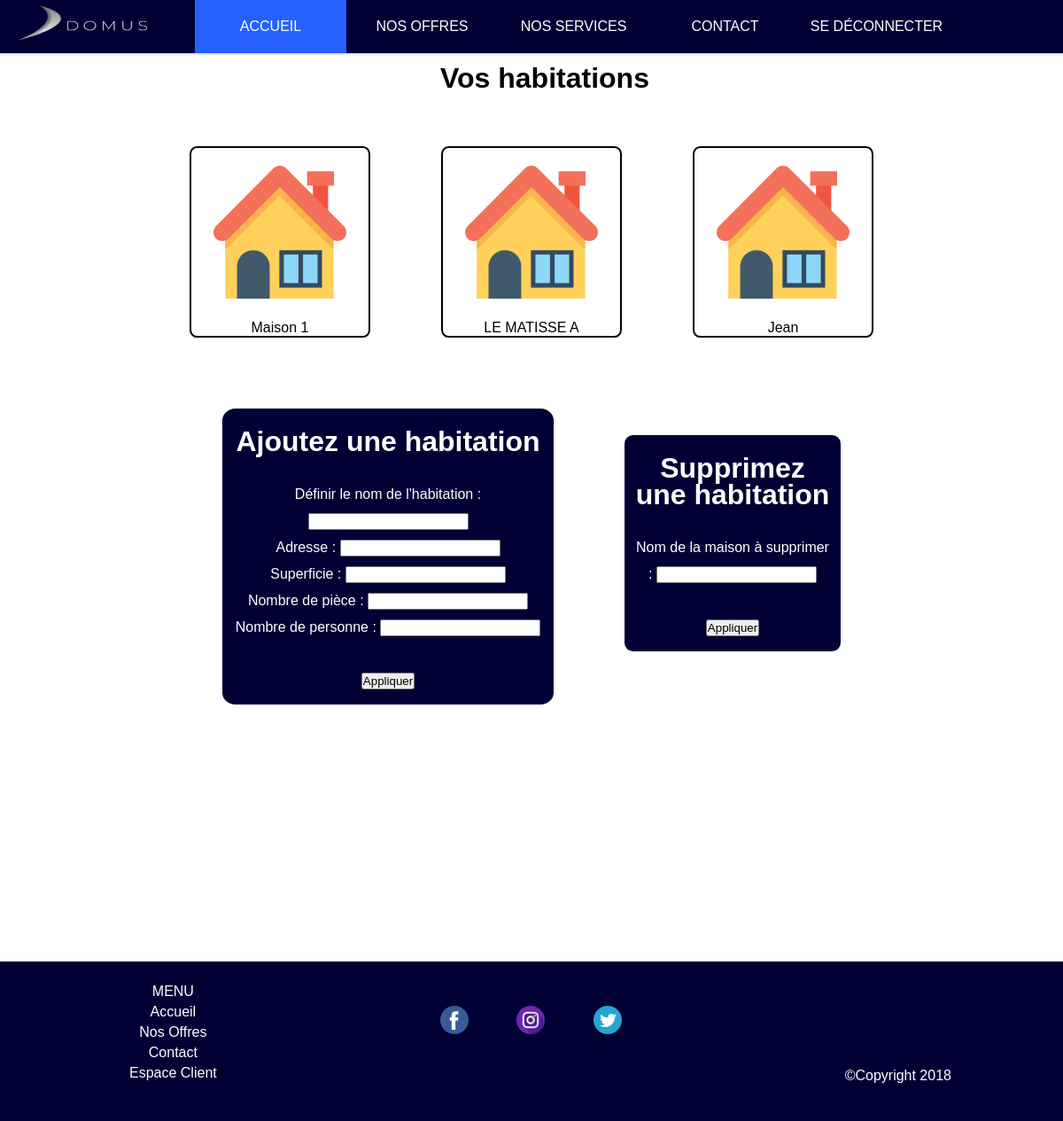
/php/client_houses.php (signed in), run on the app's committed database.
### tables this page shows
CREATE TABLE IF NOT EXISTS `houses` (
  `idHouses` int(11) NOT NULL AUTO_INCREMENT,
  `idUsers` int(11) NOT NULL,
  `nameHouses` tinytext NOT NULL,
  `adressHouses` text NOT NULL,
  `areaHouses` int(11) NOT NULL,
  `roomTotalNbHouses` int(11) NOT NULL,
  `personNbHouses` int(11) NOT NULL,
  PRIMARY KEY (`idHouses`)
);

### php/client_houses.php (the view, shortened to what this page needs)
<!DOCTYPE html>
<html>
<head>
    <link rel="stylesheet" type="text/css" href="../css/header.css">
    <link rel="stylesheet" type="text/css" href="../css/footer.css">
    <link rel="stylesheet" type="text/css" href="../css/client_house.css">
</head>
<?php include("../includes/header.php"); ?>
<body>
    <div class="house_data">
        <h1>Vos habitations </h1> <br />
        <div class="MAISON">
            <?php displayHouse() ?>
        </div>
        <div class="modif_maison">
        <div class="ajout_maison">
        <h1>Ajoutez une habitation </h1> <br />
        <form action="../includes/house_data.inc.php" method="post">
                <label for="name">Définir le nom de l'habitation </label> : <input type="text" name="houseName" id="name" /><br />
                <label for="adress">Adresse</label> : <input type="text" name="adressHouse" id="adresse" /><br />
                <label for="areaHouse">Superficie</label> : <input type="number" name="areaHouse" id="areaHouse" /><br />
                <label for="roomTotalNb">Nombre de pièce</label> : <input type="text" name="roomTotalNb" id="roomTotalNb" /><br />
                <label for="personNb">Nombre de personne</label> : <input type="number" name="personNb" id="personNb" /><br /> <br />
                <input type="submit" value="Appliquer" />
        </form>
        </div>
        <div class="supprimer_maison">
        <h1>Supprimez une habitation</h1></br>
        <form action="../includes/delete_house.php" method="post">
            <label for="suppression">Nom de la maison à supprimer : </label><input type="text" name="houseName"/><br /> <br />
            <input type="submit" value="Appliquer" />
        </form>
        </div>
        </div>
    </div>
    <div class="footer"> <?php include("../includes/footer.php"); ?> </div>
</body>
</html>
<?php
    function displayHouse()
    {
        include("../includes/DBconnexion.php");
        $idUser = $_SESSION['userId'];
        $req=$db -> query("SELECT idHouses, nameHouses FROM houses WHERE idUsers = $idUser");
        while( $data = $req -> fetch() )
        {
            $idHouse = $data['idHouses'];
            echo '<a href="client_rooms.php?idHouse='.$idHouse.'"\'>'.'<div class="icon_maison"><img src="../images/house.png">'.'</br>'.$data['nameHouses'].'</div>'.' </a>';
        }
    }
?>

### css/header.css (style rules this page uses)
* { margin: 0; padding: 0; user-select: none; font-family: "Jaldi", sans-serif; }

### css/client_house.css (style rules this page uses)
h1 { margin-top: 70px; margin-left: 30px; text-align: center; }
.icon_maison { margin: 40px; border: 2px black solid; width:200px; text-align: center; border-radius: 4%; }
.icon_maison img { height: 150px; padding: 20px; }
.MAISON a { color:black; text-decoration: none; }
.MAISON { display: flex; justify-content: center; }
.ajout_maison { width:350px; margin: 40px; border: 2px rgb(0, 0, 52) solid; background-color: rgb(0, 0, 52); color: white; text-align: center; border-radius: 4%; line-height: 30px; padding: 10px; }
.ajout_maison h1 { margin-top: 10px; margin-left: 0px; }
.supprimer_maison { width:220px; height: 220px; margin: 40px; margin-top: 70px; border: 2px rgb(0, 0, 52) solid; background-color: rgb(0, 0, 52); color: white; text-align: center; border-radius: 4%; line-height: 30px; padding: 10px; }
.supprimer_maison h1 { margin-top: 10px; margin-left: 0px; }
.modif_maison { display: flex; justify-content: center; }

### data on the page
houses: nameHouses "Maison 1"
houses: nameHouses "LE MATISSE A"
houses: nameHouses "Jean"
